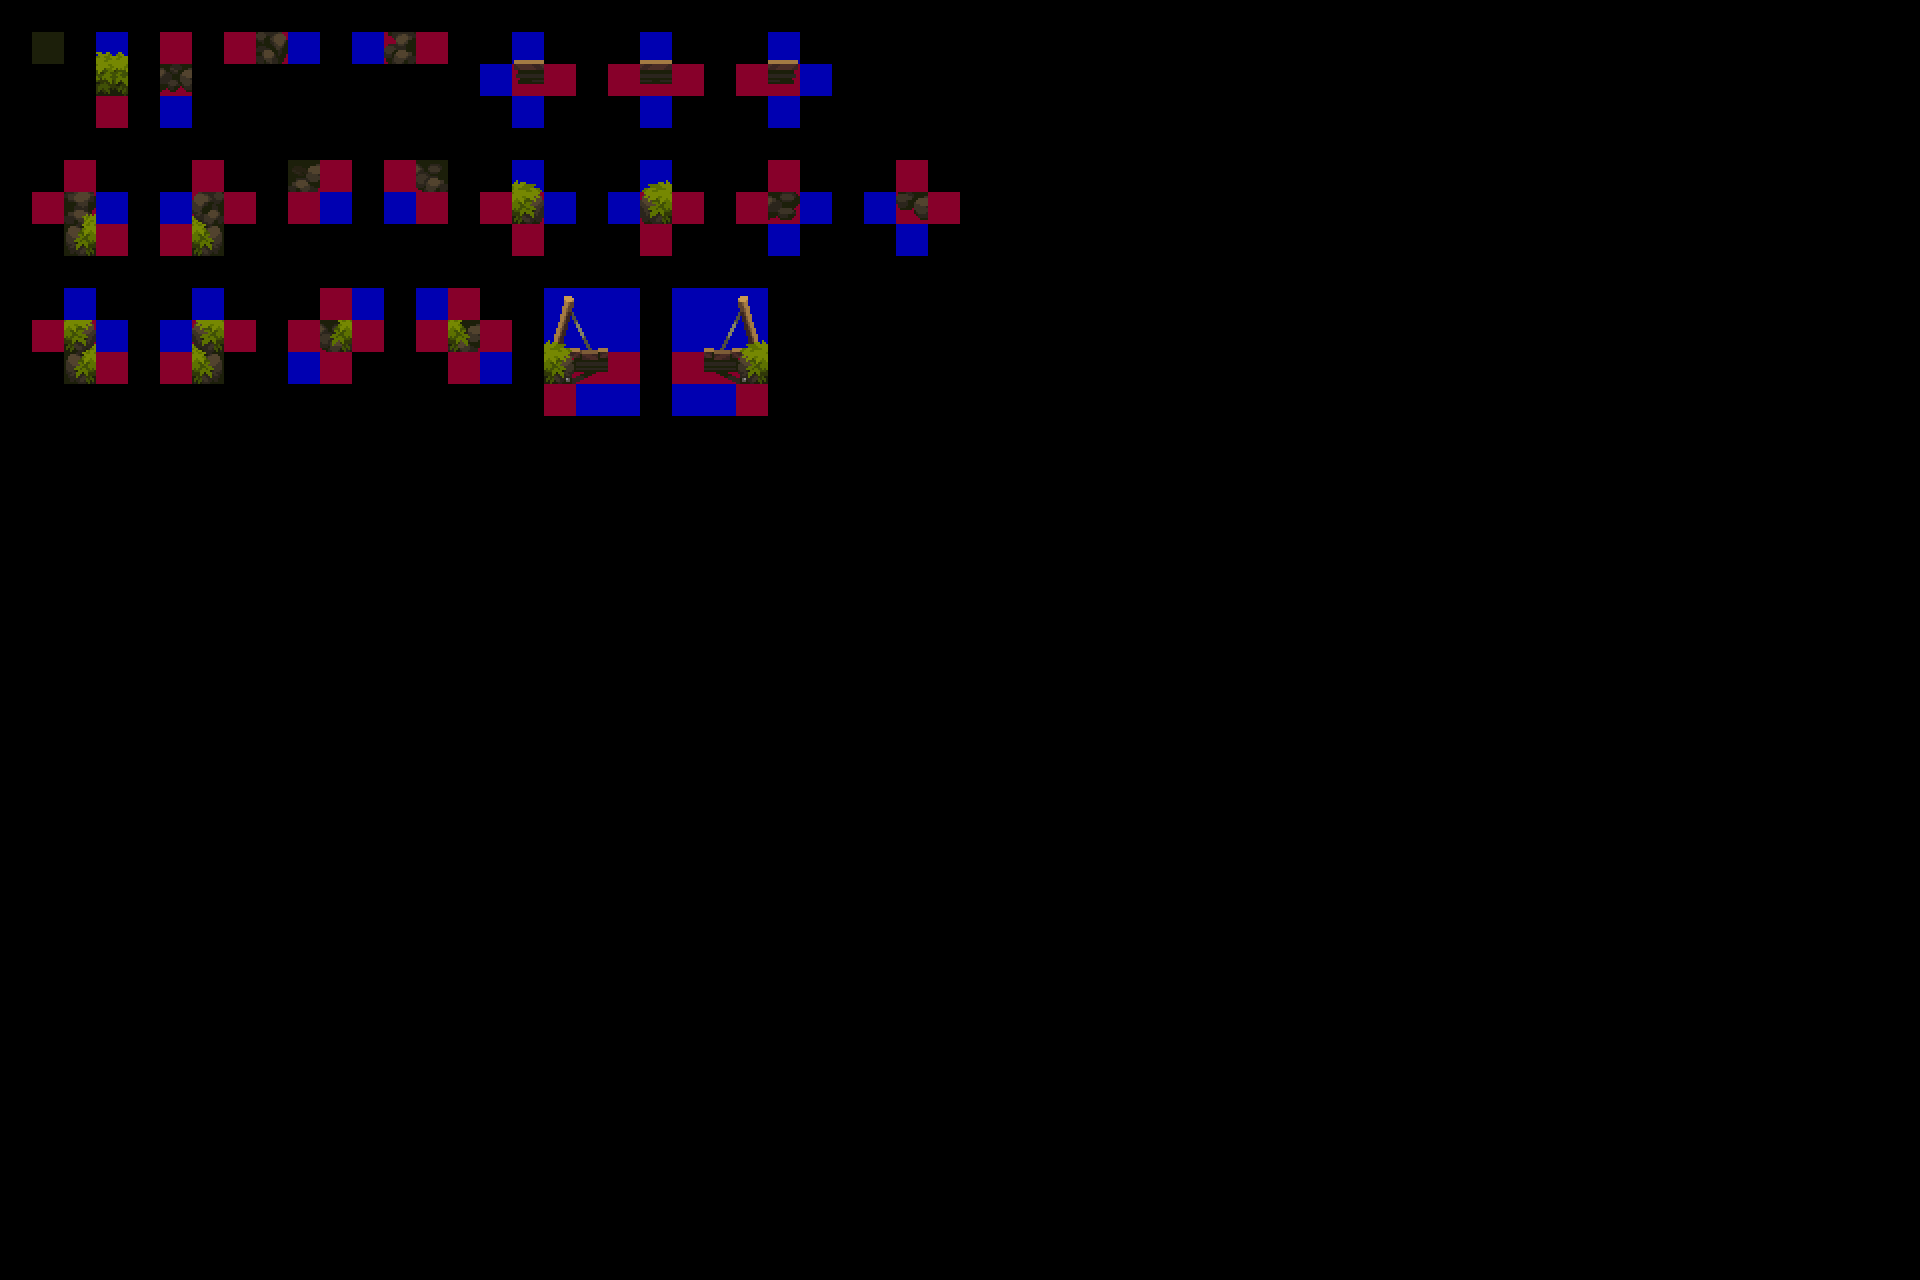

The image is a tile-based game level rendered from a .tmx file. Its description and source (layers, tilesets, objects; grid data summarised) follow:
An orthogonal 60x40 tile map with 32x32 px tiles, 3 tile layers (regions, input_prototype, output_terrain).

<map version="1.9" tiledversion="1.9.2" orientation="orthogonal" renderorder="right-down" width="60" height="40" tilewidth="32" tileheight="32" infinite="0" nextlayerid="6" nextobjectid="1">
 <editorsettings>
  <chunksize width="32" height="32" />
 </editorsettings>
 <properties>
  <property name="DeleteTiles" type="bool" value="false" />
  <property name="MatchInOrder" type="bool" value="false" />
  <property name="NoOverlappingOutput" type="bool" value="true" />
 </properties>
 <tileset firstgid="1" source="../Tileset32.tsx" />
 <layer id="1" name="regions" width="60" height="40" opacity="0.35">
  <data>[2400 cells, 118 non-empty, 1 distinct tile ids]</data>
 </layer>
 <layer id="2" name="input_prototype" width="60" height="40" opacity="0.53">
  <data>[2400 cells, 118 non-empty, 2 distinct tile ids]</data>
 </layer>
 <layer id="3" name="output_terrain" width="60" height="40">
  <data>[2400 cells, 42 non-empty, 42 distinct tile ids]</data>
 </layer>
</map>
